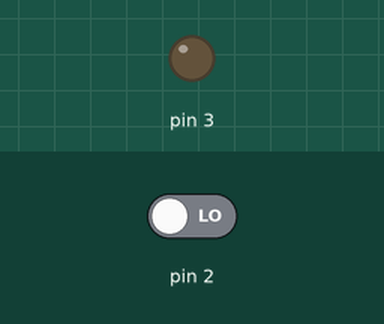
Recording of a sketch running on a simulated Arduino Uno, built with avr-gcc and run on an emulated ATmega328P. Parts: output pins drawn as LEDs (lit = HIGH). Inputs (shaded band) come from the test bench; at power-on: pin 2 LOW.

Above: at 1.2 s.
1.3 s: pin 2 driven HIGH
At 2.2 s:
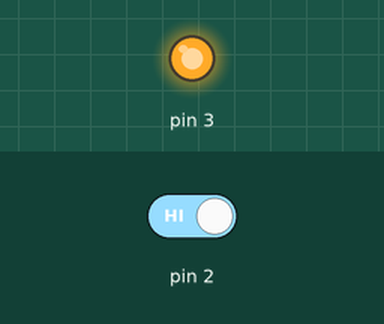
2.8 s: pin 2 driven LOW
At 3.4 s:
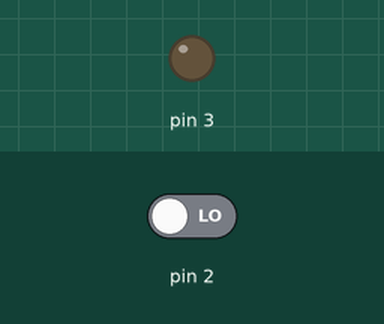
Timing chart, 0 to 5.8 s (numbered marks = the images above; inputs shaded):
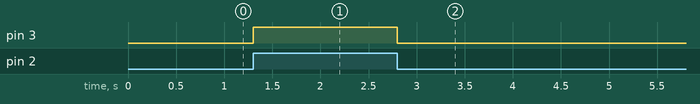

The sketch:

botao.ino
```cpp
void setup() {
    pinMode(2, INPUT);
    pinMode(3, OUTPUT);
 }

void loop() {
  int r1 = digitalRead(2);

  if (r1 == 1) {
      digitalWrite(3, HIGH);
  } else {
      digitalWrite(3, LOW);
  }
 }
```

Measured:
- after the input at 1.3 s, pin 3: LOW → HIGH at once
- after the input at 2.8 s, pin 3: HIGH → LOW at once
